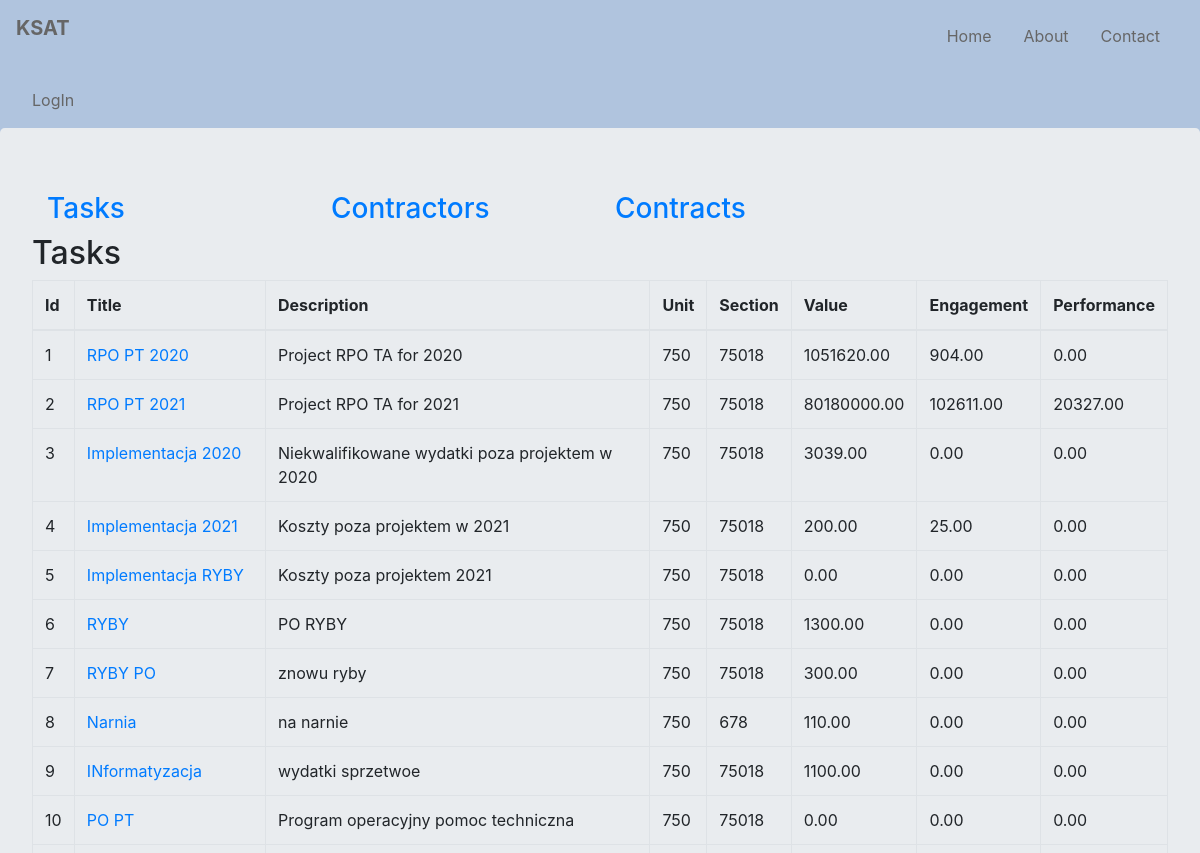
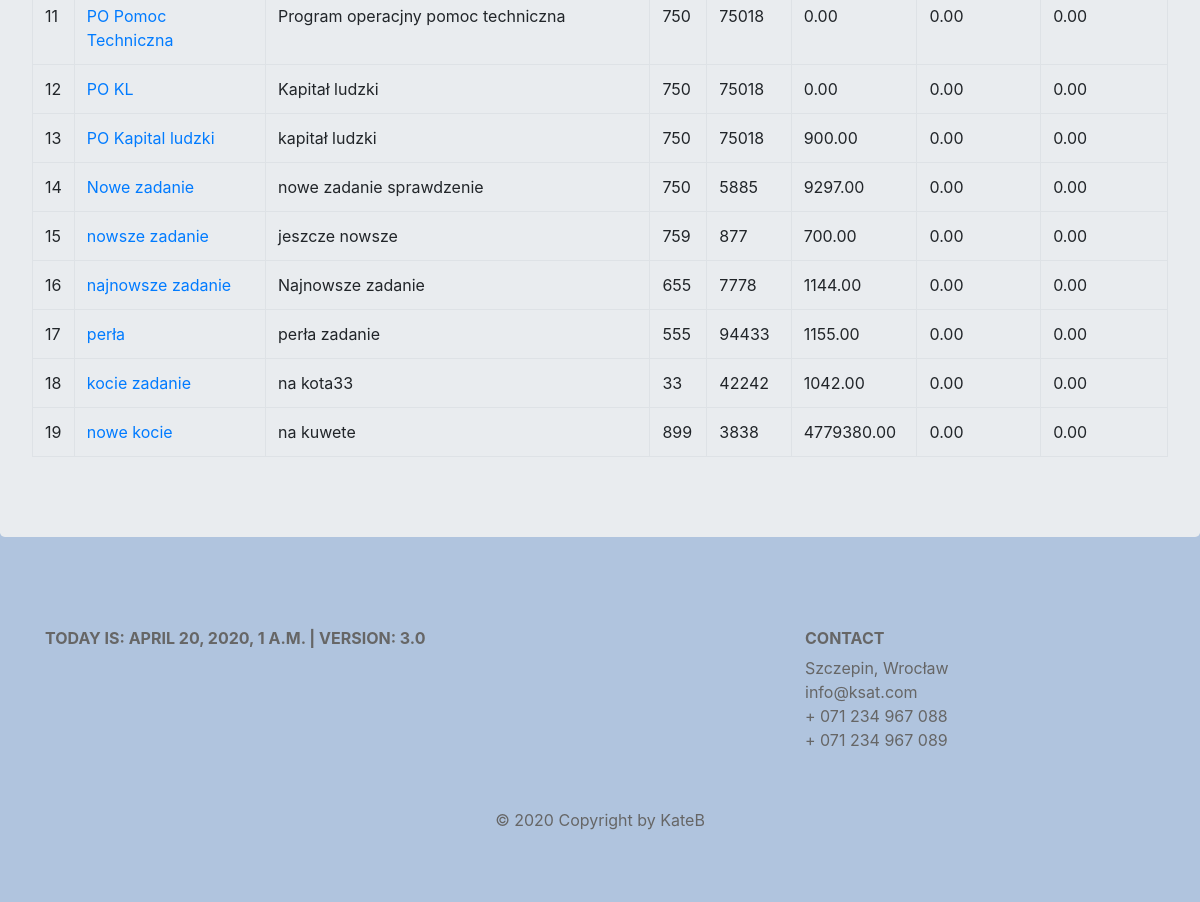
/ksat/tasks/, run on the app's committed database (2 pictures, top to bottom).
### budget/models.py (models this page shows, shortened)
class Task(models.Model):
    title = models.CharField(max_length=128, unique=True)
    description = models.CharField(max_length=256)
    unit = models.SmallIntegerField()
    section = models.SmallIntegerField()
    article = models.ManyToManyField(Articles, through='TaskArticles')
    def get_absolute_url(self):
        return reverse('budget:task_details', kwargs={'task_id': self.pk})
    def task_value(self):
        value = TaskArticles.objects.filter(task=self).aggregate(total=Sum('value'))['total']
        if value:
            return round(value, 2)
        return 0
    def engagement(self):
        contracts = Contract.objects.filter(task=self)
        engagement = 0
        for contract in contracts:
            engagement += contract.contract_value()
        return round(engagement, 2)
    def performance(self):
        contracts = Contract.objects.filter(task=self)
        performance = 0
        for contract in contracts:
            performance += contract.contract_performance()
        return round(performance, 2)

class Contract(models.Model):
    number = models.CharField(max_length=128, unique=True)
    date = models.DateField()
    task = models.ForeignKey(Task, on_delete=models.CASCADE, related_name='contracts', related_query_name='contract')
    contractor = models.ForeignKey(Contractor, default=None, on_delete=models.CASCADE, related_name='contracts',
                                   related_query_name='contract')
    article = models.ManyToManyField(Articles, through='ContractArticle')
    def contract_value(self):
        value = ContractArticle.objects.filter(contract=self).aggregate(total=Sum('value'))['total']
        if value:
            return round(value, 2)
        return 0
    def contract_performance(self):
        fin_docs = FinancialDocument.objects.filter(contract=self)
        performance = 0
        for fin_doc in fin_docs:
            performance += fin_doc.fin_doc_value()
        return round(performance, 2)
    class Meta:
        default_related_name = 'contract'
        ordering = ('number', 'contractor')
        verbose_name = 'contract'

class FinancialDocument(models.Model):
    contract = models.ForeignKey(Contract, on_delete=models.CASCADE, related_name='fds', related_query_name='fd')
    contractor = models.ForeignKey(Contractor, default=None, on_delete=models.CASCADE, related_name='fds',
                                   related_query_name='fd')
    number = models.CharField(max_length=64, default=None)
    date = models.DateField()
    payment_date1 = models.DateField(blank=True, null=True)
    payment_date2 = models.DateField(blank=True, null=True)
    article = models.ManyToManyField(Articles, through='FinDocumentArticle')
    def fin_doc_value(self):
        value = FinDocumentArticle.objects.filter(fin_doc=self).aggregate(total=Sum('value'))['total']
        if value:
            return round(value, 2)
        return 0
    class Meta:
        default_related_name = 'fds'
        verbose_name = 'finacial_doc'

### budget/views.py (the view)
# urls.py: path('tasks/', views.TasksView.as_view(), name='tasks'),
class TasksView(ListView):
    model = Task
    template_name = 'budget/tasks.html'
    context_object_name = 'tasks'

### budget/my_context_processor.py (called while the page is built)
def cp(request):
    ctx = {
        "now": django.utils.timezone.now(),
        "version": "3.0"
    }
    return ctx

### budget/templates/budget/tasks.html (shortened to what this page needs)
{% extends 'base.html' %}
{% block content %}
    {{ block.super }}
    <h2>Tasks</h2>
    <table class="table table-bordered">
        <thead>
        <tr>
            <th scope="col">Id</th>
            <th scope="col">Title</th>
            <th scope="col">Description</th>
            <th scope="col">Unit</th>
            <th scope="col" >Section</th>
            <th scope="col">Value</th>
            <th scope="col">Engagement</th>
            <th scope="col">Performance</th>
        </tr>
        </thead>
        <tbody>
        {% for task in tasks %}
            <tr>
                <td>{{ forloop.counter }}</td>
                <td><a href="{{ task.get_absolute_url }}">{{ task.title }}</a></td>
                <td>{{ task.description }}</td>
                <td>{{ task.unit }}</td>
                <td>{{ task.section }} </td>
                <td>{{ task.task_value|floatformat:2}}</td>
                <td>{{ task.engagement|floatformat:2 }}</td>
                <td>{{task.performance|floatformat:2}}</td>
            </tr>
        {% endfor %}
        </tbody>
    </table>
{% endblock %}

### static/css/style.css (style rules this page uses)
body { padding: 0; margin: 0; background: lightsteelblue; }

### data on the page
Task: title "RPO PT 2020", description "Project RPO TA for 2020", unit "750", section "75018", task_value "1051620.00", engagement "904.00", performance "0.00"
Task: title "RPO PT 2021", description "Project RPO TA for 2021", unit "750", section "75018", task_value "80180000.00", engagement "102611.00", performance "20327.00"
Task: title "Implementacja 2020", description "Niekwalifikowane wydatki poza projektem w 2020", unit "750", section "75018", task_value "3039.00", engagement "0.00", performance "0.00"
Task: title "Implementacja 2021", description "Koszty poza projektem w 2021", unit "750", section "75018", task_value "200.00", engagement "25.00", performance "0.00"
Task: title "Implementacja RYBY", description "Koszty poza projektem 2021", unit "750", section "75018", task_value "0.00", engagement "0.00", performance "0.00"
Task: title "RYBY", description "PO RYBY", unit "750", section "75018", task_value "1300.00", engagement "0.00", performance "0.00"
Task: title "RYBY PO", description "znowu ryby", unit "750", section "75018", task_value "300.00", engagement "0.00", performance "0.00"
Task: title "Narnia", description "na narnie", unit "750", section "678", task_value "110.00", engagement "0.00", performance "0.00"
Task: title "INformatyzacja", description "wydatki sprzetwoe", unit "750", section "75018", task_value "1100.00", engagement "0.00", performance "0.00"
Task: title "PO PT", description "Program operacyjny pomoc techniczna", unit "750", section "75018", task_value "0.00", engagement "0.00", performance "0.00"
Task: title "PO Pomoc Techniczna", description "Program operacjny pomoc techniczna", unit "750", section "75018", task_value "0.00", engagement "0.00", performance "0.00"
Task: title "PO KL", description "Kapitał ludzki", unit "750", section "75018", task_value "0.00", engagement "0.00", performance "0.00"
Task: title "PO Kapital ludzki", description "kapitał ludzki", unit "750", section "75018", task_value "900.00", engagement "0.00", performance "0.00"
Task: title "Nowe zadanie", description "nowe zadanie sprawdzenie", unit "750", section "5885", task_value "9297.00", engagement "0.00", performance "0.00"
Task: title "nowsze zadanie", description "jeszcze nowsze", unit "759", section "877", task_value "700.00", engagement "0.00", performance "0.00"
Task: title "najnowsze zadanie", description "Najnowsze zadanie", unit "655", section "7778", task_value "1144.00", engagement "0.00", performance "0.00"
Task: title "perła", description "perła zadanie", unit "555", section "94433", task_value "1155.00", engagement "0.00", performance "0.00"
Task: title "kocie zadanie", description "na kota33", unit "33", section "42242", task_value "1042.00", engagement "0.00", performance "0.00"
Task: title "nowe kocie", description "na kuwete", unit "899", section "3838", task_value "4779380.00", engagement "0.00", performance "0.00"

### other printed values
{{ version }} "3.0"
